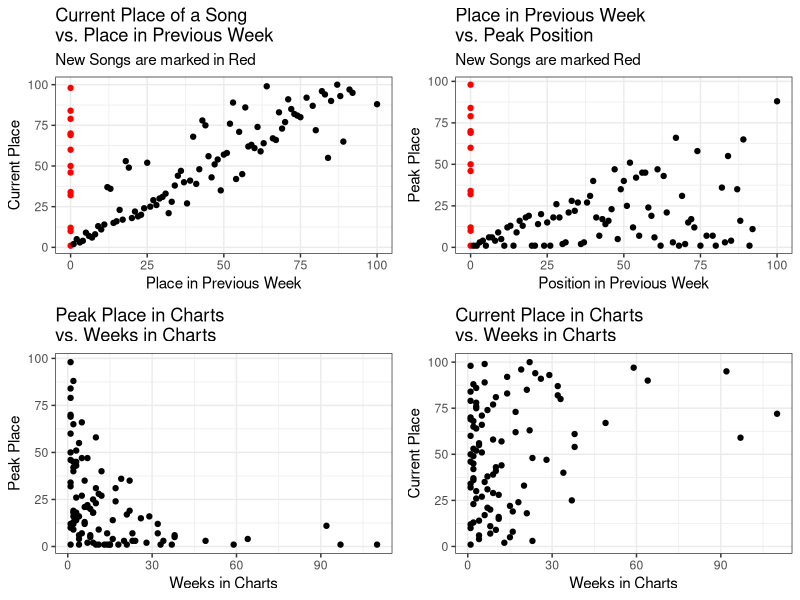
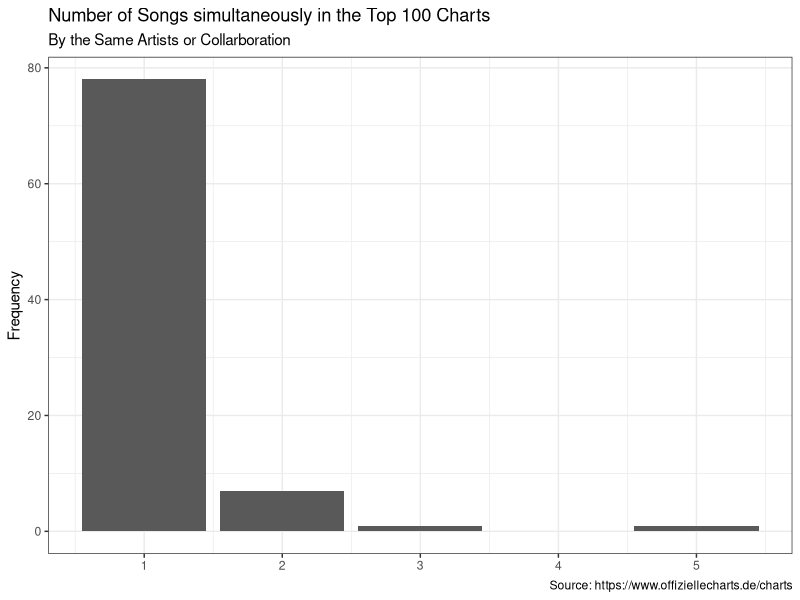
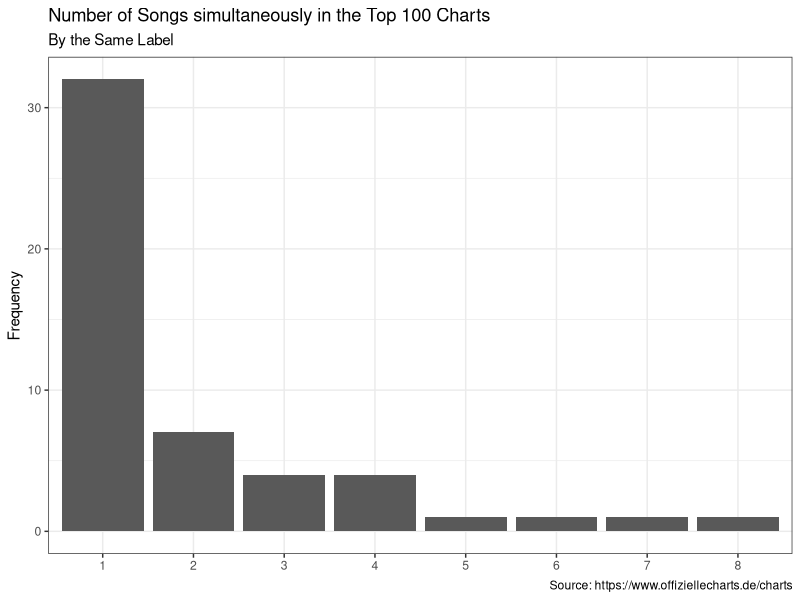

Write R code to recreate these figures, in order.
## ---- chunk 1
library(ggplot2)
library(gridExtra)
library(readr)
library(dplyr)
chart_scrap <- read_csv('2021-10-13_charts_report.csv')
## ---- chunk 2
#Reporting Figures and Tables
#Scatter Plots
current_v_last <- ggplot(data = chart_scrap,
                                     aes(y = current, x=last_week,
                                     col=ifelse(is.na(last_week), yes = 'NA' , no = 'NonNA')))+
                                      geom_point(aes(y = current, x=last_week_fill),show.legend = F)+
                                      scale_color_manual(values = c('#FF0000','#000000'))+
                                      labs(title = 'Current Place of a Song \nvs. Place in Previous Week',
                                           subtitle = 'New Songs are marked in Red',
                                           y='Current Place', x='Place in Previous Week')+
                                        theme_bw()
weeks_v_peak <- ggplot(data = chart_scrap,
                                             aes(x=weeks_in_charts, y=peak_in_charts))+
                                              geom_point()+
                                              labs(title = 'Peak Place in Charts \nvs. Weeks in Charts',
                                                   x='Weeks in Charts', y='Peak Place')+
                                              theme_bw()
week_v_current <- ggplot(data = chart_scrap, aes(x=weeks_in_charts, y=current))+
                                      geom_point()+
                                      labs(title = 'Current Place in Charts \nvs. Weeks in Charts',
                                           x='Weeks in Charts', y='Current Place')+
                                      theme_bw()
last_v_peak <- ggplot(data = chart_scrap, aes(x=last_week_fill, y=peak_in_charts,
                                                col=ifelse(is.na(last_week), yes = 'NA' , no = 'NonNA')))+
                                    geom_point(show.legend = F)+
                                    labs(title = 'Place in Previous Week \nvs. Peak Position',
                                         subtitle = 'New Songs are marked Red',
                                         x='Position in Previous Week', y='Peak Place')+
                                    scale_color_manual(values = c('#FF0000','#000000'))+
                                    theme_bw()
grid.arrange(current_v_last,last_v_peak, weeks_v_peak,week_v_current, nrow=2)
## ---- chunk 3
chart_scrap%>%
                      count(artist)%>%
                      ggplot(aes(x=n))+
                      geom_bar()+
                      labs(title = 'Number of Songs simultaneously in the Top 100 Charts',
                           subtitle = 'By the Same Artists or Collarboration',
                           y='Frequency',
                           x=NULL,
                           caption = 'Source: https://www.offiziellecharts.de/charts')+
                      theme_bw()
chart_scrap%>%
                        count(artist,sort = T)%>%
                        filter(n>1)%>%
                        knitr::kable()
chart_scrap%>%
                      count(label)%>%
                      ggplot(aes(x=as.factor(n)))+
                      geom_bar()+
                      geom_bar()+
                      labs(title = 'Number of Songs simultaneously in the Top 100 Charts',
                           subtitle = 'By the Same Label',
                           y='Frequency',
                           x=NULL,
                           caption = 'Source: https://www.offiziellecharts.de/charts')+
                      theme_bw()
chart_scrap%>%
                        count(label, sort = T)%>%
                        filter(n>1)%>%
                        knitr::kable()
## ---- chunk 4
#Songs that are currently peaking
chart_scrap%>%
                        filter(current == peak_in_charts)%>%
                        select(artist, title, current)%>%
                        rename(Position = current)%>%
                        knitr::kable()
